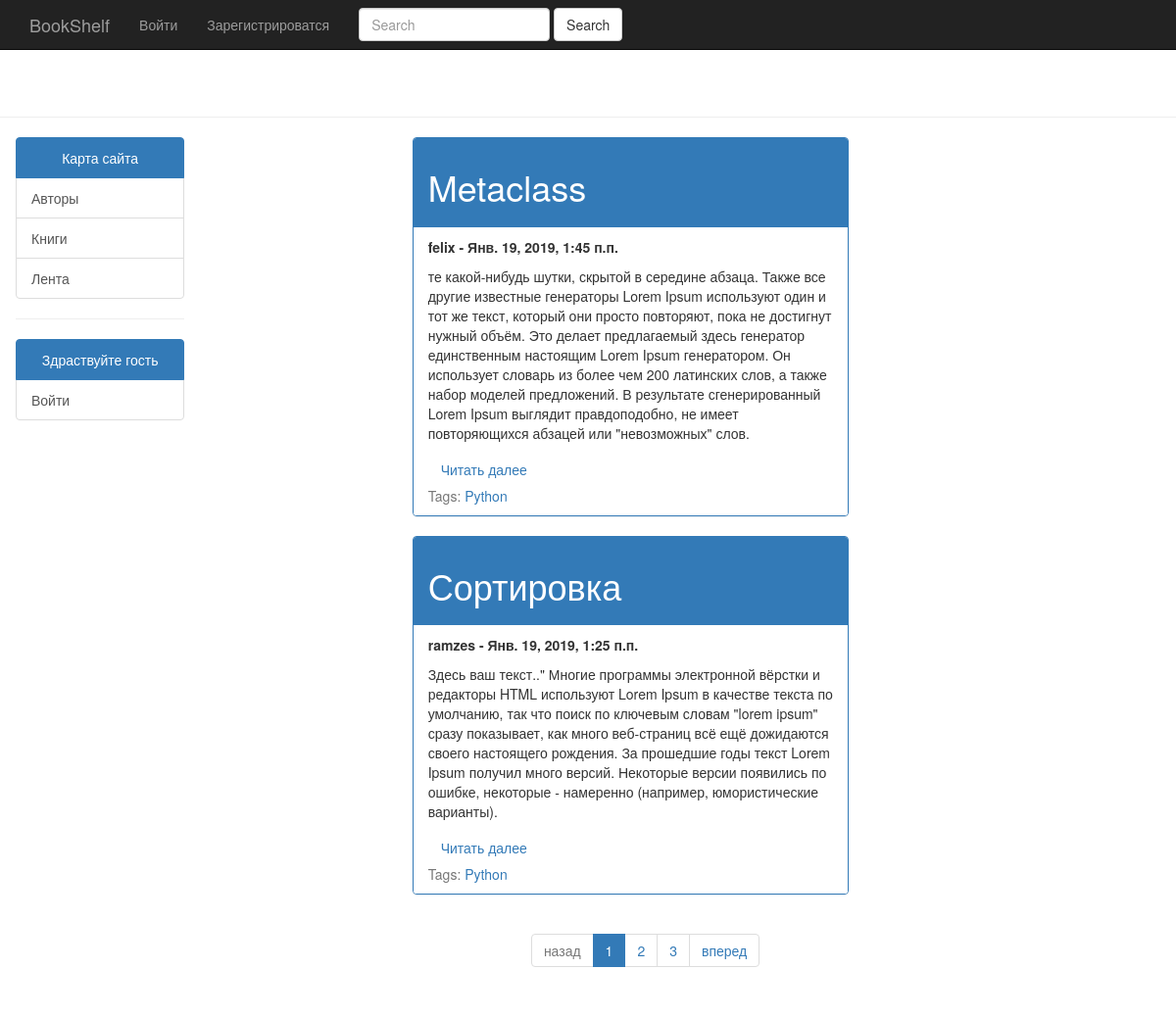
The app's page /articles/ with its own data.
### blog/models.py (models this page shows, shortened)
class Post(models.Model):
    author = models.ForeignKey(User, on_delete=models.DO_NOTHING)
    title = models.CharField(max_length=150, unique=True)
    slug = models.SlugField(max_length=150, blank=True, unique=True)
    body = models.TextField(max_length=10000)
    tags = models.ManyToManyField('Tag', related_name='posts')  # posts вместо _set
    date_pub = models.DateTimeField(auto_now_add=True)
    class Meta:
        ordering = ['-date_pub']
        verbose_name = 'Статья'
        verbose_name_plural = 'Статьи'
    def get_absolute_url(self):
        return reverse('post_detail', kwargs={'slug': self.slug})

class Tag(models.Model):
    title = models.CharField(max_length=50)
    slug = models.SlugField(max_length=50, unique=True,)
    class Meta:
        ordering = ['title']
        verbose_name = 'Тег'
        verbose_name_plural = 'Теги'

### blog/views.py (the view)
# urls.py: path('', views.posts_list, name='articles'),
def posts_list(request):
    search_query = request.GET.get('search', '')  # проверяет по ключу search - ввел ли пользователь в поисковике слово
    if search_query:  # если ввел
        posts = Post.objects.filter(Q(title__icontains=search_query) | Q(body__icontains=search_query))  # возвращаем совпадение
    else:
        posts = Post.objects.all()  # иначе передаем дальше список постов
    paginator = Paginator(posts, 2)
    page_number = request.GET.get('page', 1)
    page = paginator.get_page(page_number)
    is_paginated = page.has_other_pages()
    if page.has_previous():
        prev_url = '?page={}'.format(page.previous_page_number())
    else:
        prev_url = ''
    if page.has_next():
        next_url = '?page={}'.format(page.next_page_number())
    else:
        next_url = ''
    context = {
        'page_object': page,
        'is_paginated': is_paginated,
        'next_url': next_url,
        'prev_url': prev_url,
    }
    return render(request, 'blog/post_list.html', context=context)

### blog/templates/blog/post_list.html
{% extends "base/home_base.html" %}
{% block content %}
<div class="col-sm-offset-2 col-sm-5">
    {% for post in page_object.object_list %}
    <div class="panel panel-primary" style="margin-right:30px;">
        <div class="panel-heading"><h1>{{ post.title }}</h1></div>
            <ul class="list-group">
                 <li class="list-group-item">
                     <p><strong>{{ post.author }} - {{ post.date_pub }}</strong></p>
                  <p class="card-text">{{ post.body|truncatewords:100 }}</p>
                  <a href="{{ post.get_absolute_url }}" class="btn btn-light">Читать далее</a>
                  <div class="card-footer text-muted">
                    Tags:
                  {% for tag in post.tags.all %}
                    <a href="#">{{ tag.title }}</a>
                  {% endfor %}
                  </div>
                 </li>
            </ul>
    </div>
    {% endfor %}
            {% if is_paginated %}
                <nav class="text-center" aria-label="...">
                    <ul class="pagination">
                        <li class="page-item {% if not prev_url %} disabled {% endif %}">
                            <a class="page-link" href="{{ prev_url }}" tabindex="-1">назад</a>
                        </li>
                        {% for n in page_object.paginator.page_range %}
                            {% if page_object.number == n %}
                                <li class="page-item active">
                                    <a class="page-link" href="?page={{ n }}">{{ n }} <span class="sr-only">(current)</span></a>
                                </li>
                            {% elif n > page_object.number|add:-3 and n < page_object.number|add:3 %}
                                <li class="page-item">
                                    <a class="page-link" href="?page={{ n }}">{{ n }}</a>
                                </li>
                            {% endif %}
                        {% endfor %}
                        <li class="page-item {% if not next_url %} disabled {% endif %}">
                            <a class="page-link" href="{{ next_url }}" tabindex="-1">вперед</a>
                        </li>
                    </ul>
                </nav>
            {% endif %}
     </div>
{% endblock %}

### static_dev/css/main.css (style rules this page uses)
body { padding-top: 70px; padding-bottom: 30px; }

### records on screen
Post: title "Metaclass", author "felix", date_pub "Янв. 19, 2019, 1:45 п.п.", body "те какой-нибудь шутки, скрытой в середине абзаца. Также все другие известные генераторы Lorem Ipsum используют один и тот же текст, который они просто повторяют, пока не достигнут нужный объём. Это делает предлагаемый здесь генератор единственным настоящим Lorem Ipsum генератором. Он использует словарь из более чем 200 латинских слов, а также набор моделей предложений. В результате сгенерированный Lorem Ipsum выглядит правдоподобно, не имеет повторяющихся абзацей или \"невозможных\" слов."
Tag: title "Python"
Post: title "Сортировка", author "ramzes", date_pub "Янв. 19, 2019, 1:25 п.п.", body "Здесь ваш текст..\" Многие программы электронной вёрстки и редакторы HTML используют Lorem Ipsum в качестве текста по умолчанию, так что поиск по ключевым словам \"lorem ipsum\" сразу показывает, как много веб-страниц всё ещё дожидаются своего настоящего рождения. За прошедшие годы текст Lorem Ipsum получил много версий. Некоторые версии появились по ошибке, некоторые - намеренно (например, юмористические варианты)."

### other values on screen
{{ n }} "1"
{{ n }} "2" "3"
